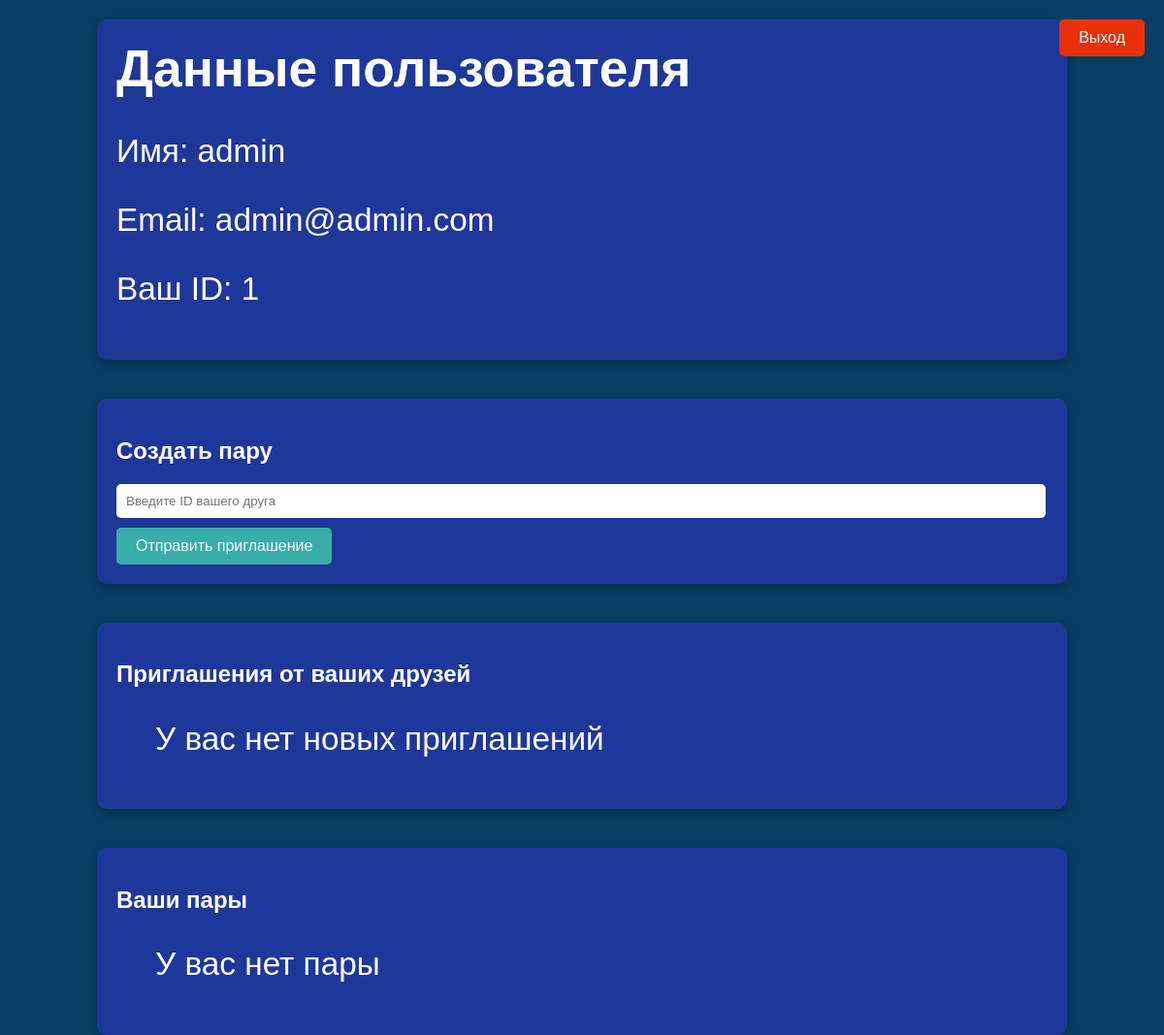
The page /profile (signed in) on the database as committed earlier.
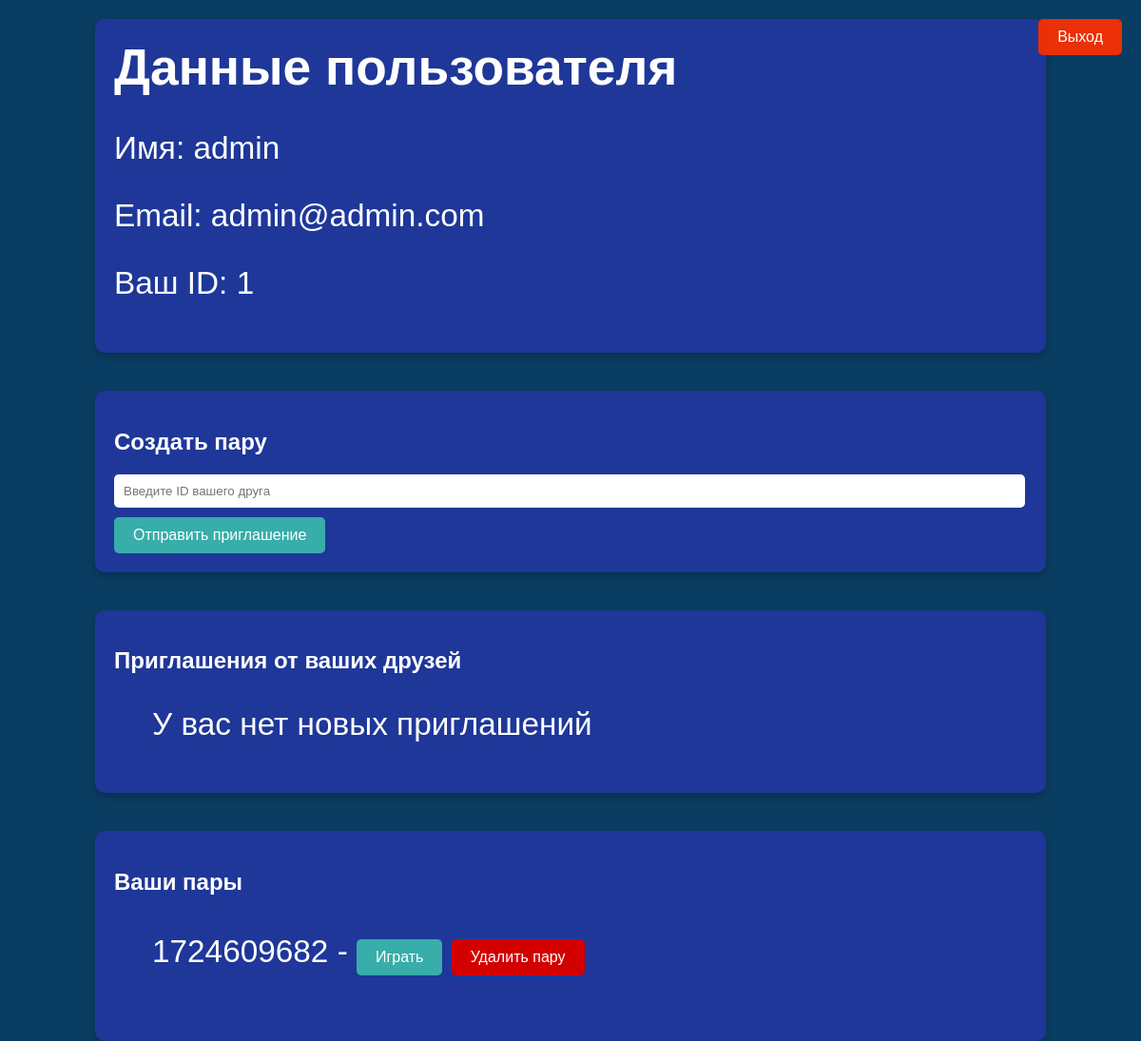
The same page on the database as committed later.
### tables this page shows
CREATE TABLE users (
    id integer PRIMARY KEY AUTOINCREMENT,
    name text NOT NULL,
    email text NOT NULL,
    password text NOT NULL,
    time integer NOT NULL
);

CREATE TABLE couples (
    id integer PRIMARY KEY AUTOINCREMENT,
    user1 text NOT NULL,
    user2 text NOT NULL,
    time integer NOT NULL
);

### app.py (the view, shortened to what this page needs)
@app.route('/profile', methods=['POST', 'GET'])
@login_required
def profile():
    user_id = current_user.get_id()
    user_name = dbase.getUser(user_id)[1]
    email = dbase.getUser(user_id)[2]
    requests = dbase.getRequest(user_id)
    couples = dbase.getCouple(user_id)
    return render_template('profile.html', username=user_name, email=email, user_id=user_id, requests=requests, couples=couples)

### DataBase.py (called while the page is built)
    def getUser(self, user_id):
        try:
            self.__cur.execute(f'SELECT * FROM users WHERE id = {user_id} LIMIT 1')
            res = self.__cur.fetchone()
            if not res:
                print('Пользователь не найден getUser')
                return False
            return res
        except sqlite3.Error as e:
            print('Ошибка во входе пользователя getUser'+str(e))
        return False

    def getRequest(self, user_id):
        try:
            self.__cur.execute(f'SELECT * FROM requests WHERE friend_id = "{user_id}"')
            res = self.__cur.fetchall()
            if not res:
                print('Запрос не найден getRequest')
                return False
            return res
        except sqlite3.Error as e:
            print('Ошибка в получении запроса getRequest'+str(e))
        return False

    def getCouple(self, user_id):
        try:
            self.__cur.execute(f'SELECT * FROM couples WHERE user1 LIKE "{user_id}" OR user2 LIKE "{user_id}"')
            res = self.__cur.fetchall()
            if not res:
                print('Пары с таким user_id не существует getCouple')
                return False
            return res
        except sqlite3.Error as e:
            print('Ошибка в getCouple'+str(e))

### UserLogin.py (called while the page is built)
    def fromDB(self, user_id, db):
        self.__user = db.getUser(user_id)
        return self

    def get_id(self):
        return str(self.__user['id'])

### app.py (called while the page is built)
@login_manager.user_loader
def load_user(user_id):
    print('load_user')
    return UserLogin().fromDB(user_id, dbase)

def connect_db():
    conn = sqlite3.connect(app.config['DATABASE'])
    conn.row_factory = sqlite3.Row
    return conn

def get_db():
    if not hasattr(g, 'link_db'):
        g.link_db = connect_db()
    return g.link_db

@app.before_request
def before_request():
    global dbase
    db = get_db()
    dbase = DataBase(db)

### templates/profile.html (shortened to what this page needs)
<!DOCTYPE html>
<html lang="ru">
<head>
    <link type='text/css' href="{{ url_for('static', filename='css/styles.css')}}" rel="stylesheet" />
</head>
<body>
    <div class="profile-info">
        <h1 style="font-size: 40pt;">Данные пользователя</h1>
        <p>Имя: {{ username }}</p>
        <p>Email: {{ email }}</p>
        <p>Ваш ID: {{ user_id }}</p>
    </div>
    <div class="invite-form">
        <h2>Создать пару</h2>
        <form action="#" method='post'>
            <input type="text" name='friend_id' placeholder="Введите ID вашего друга" required>
            <button type="submit" name="create_request">Отправить приглашение</button>
        </form>
    </div>
    <div class="invitations">
        <h2>Приглашения от ваших друзей</h2>
        <ul>
            {% if requests == False %}
            <p> У вас нет новых приглашений </p>
            {% endif %}
        </ul>
    </div>
    <div class="invitations">
        <h2>Ваши пары</h2>
        <ul>
            {% if couples == False %}
            <p> У вас нет пары </p>
            {% else %}
            {% for couple in couples %}
            <form method="post" style="display: grid;">
                <p>
                    {{ couple[3] }} - {{ couple[4] }}
                    <button type="submit" name="couple_interract" value="play_{{ couple[0] }}">Играть</button>
                    <button type="submit" class="button-cancle" name="couple_interract" value="delete_{{ couple[0] }}">Удалить пару</button>
                </p>
            </form>
            {% endfor %}
            {% endif %}
        </ul>
    </div>
    <a href="{{ url_for('logout') }}" class="logout-button">Выход</a>
</body>
</html>

### static/css/styles.css (style rules this page uses)
body { background-color: #0a3d62; color: #ffffff; display: flex; flex-direction: column; align-items: center; margin: 0; font-family: Arial, sans-serif; height: 100vh; }
h1 { font-size: 50pt; margin-top: 0; }
p { font-size: 25pt; }
input { width: 100%; padding: 8px; margin-bottom: 10px; border-radius: 5px; border: none; }
button { background-color: #38ada9; color: #ffffff; border: none; padding: 10px 20px; border-radius: 5px; cursor: pointer; font-size: 16px; }
.button-cancle { background-color: #d30000; color: #ffffff; border: none; padding: 10px 20px; border-radius: 5px; cursor: pointer; font-size: 16px; }
a { color: #38ada9; text-decoration: none; }
form { display: flex; flex-direction: column; align-items: center; }
form p { margin-top: 20px; }
.profile-info, .invite-form, .invitations, .couples { background-color: #1e3799; padding: 20px; border-radius: 10px; margin: 20px; width: 80%; box-shadow: 0 4px 8px rgba(0, 0, 0, 0.2); }
.profile-info { text-align: left; }
.invite-form form { display: flex; flex-direction: column; align-items: flex-start; }
.invite-form input { width: calc(100% - 22px); padding: 10px; margin-bottom: 10px; border-radius: 5px; border: none; }
.logout-button { position: absolute; top: 20px; right: 20px; background-color: #eb2f06; color: #ffffff; padding: 10px 20px; border-radius: 5px; text-decoration: none; font-size: 16px; }
.profile-info, .invite-form, .invitations { background-color: #1e3799; padding: 20px; border-radius: 10px; margin: 20px; width: 80%; box-shadow: 0 4px 8px rgba(0, 0, 0, 0.2); }

Rows that differ between the two databases and show on the page:
added couples: time "1724609682"
Other text that changed with them:
text no longer shown: "У вас нет пары"
